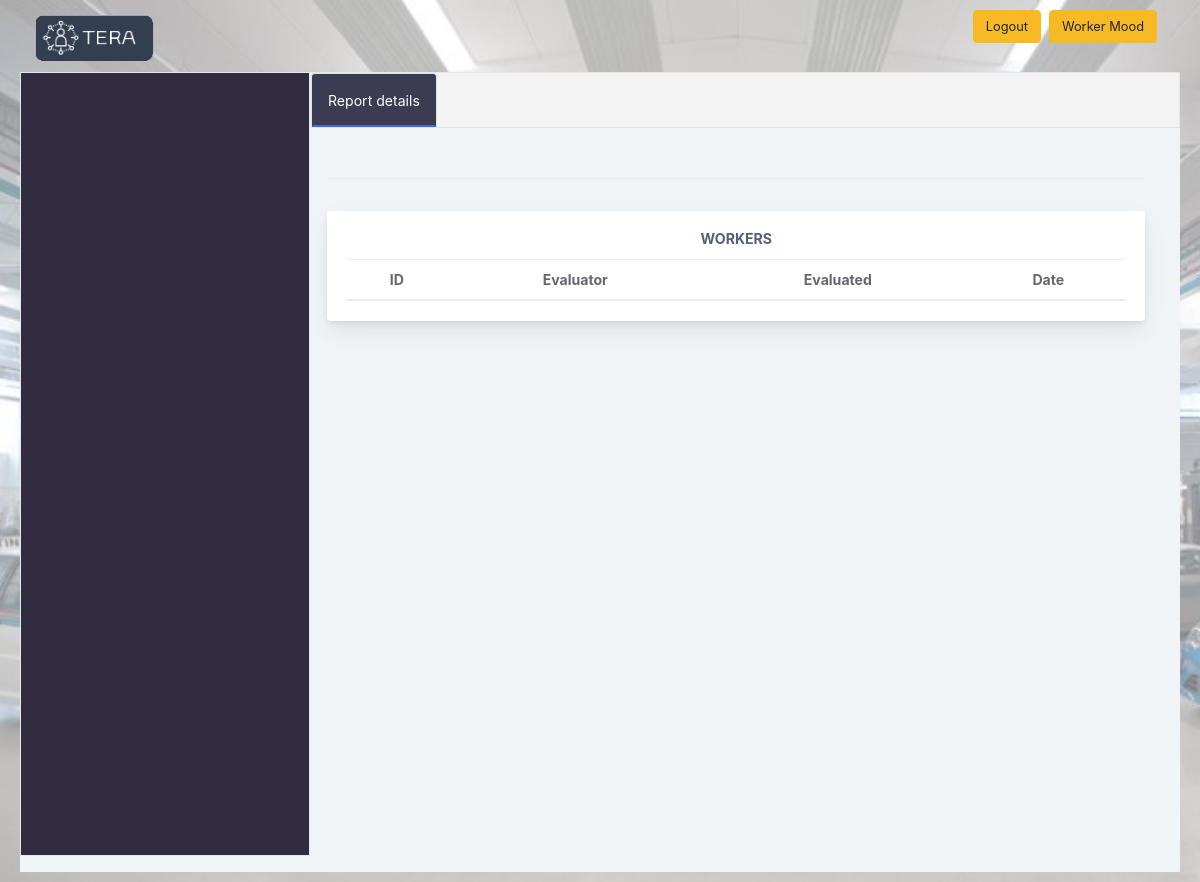
The app's page /seeReports6, older data.
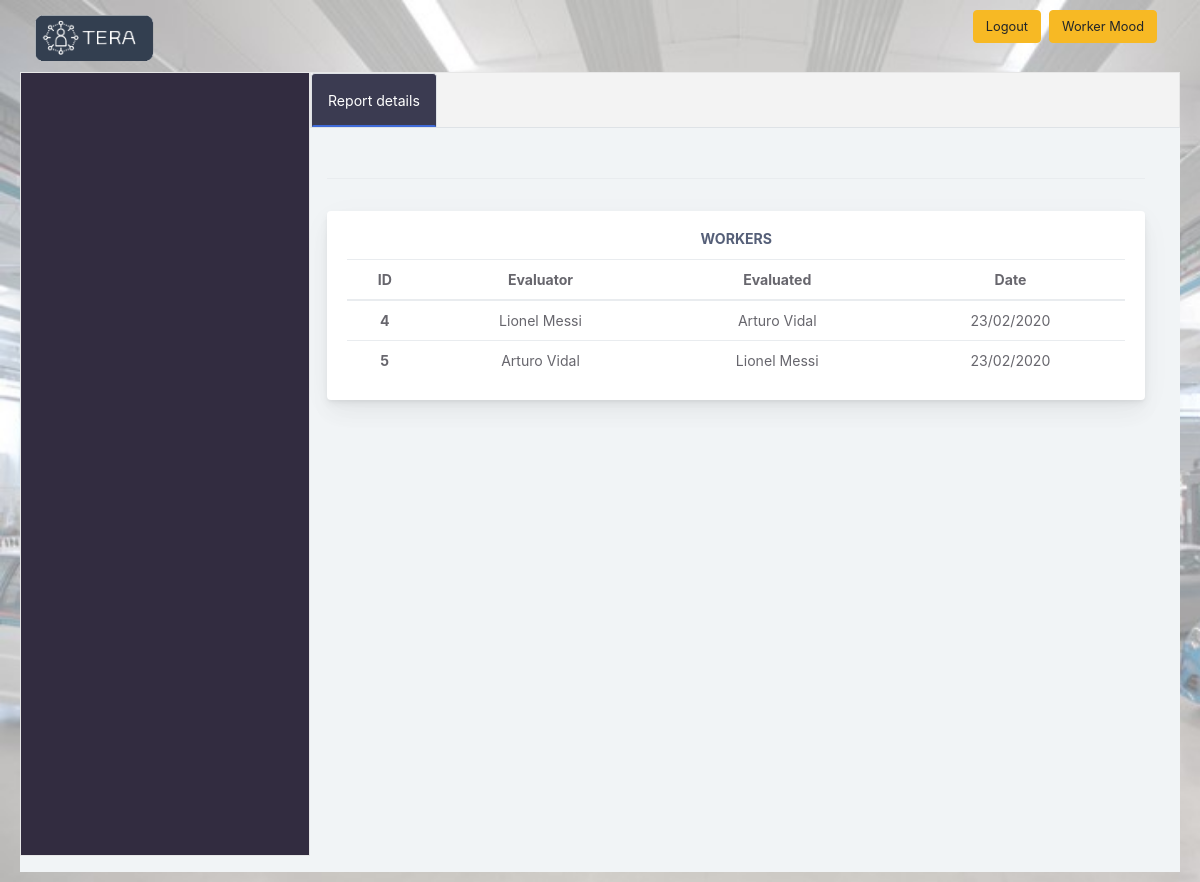
The same page, newer data.
### app.py (models this page shows, shortened)
class Evaluation(db.Model):
    __tablename__='evaluation'
    id = db.Column(db.Integer,primary_key=True)
    id_worker = db.Column(db.Integer,index=True)
    id_worker_ev = db.Column(db.Integer,index=True)
    id_project = db.Column(db.Integer,index=True)
    date = db.Column(db.String(1280),index=True)
    active = db.Column(db.String(128),index=True)

class Worker(db.Model):
    __tablename__= 'worker'
    id = db.Column(db.Integer,primary_key=True)
    name = db.Column(db.String(64),nullable=True)
    first_name = db.Column(db.String(64),nullable=True)
    surename = db.Column(db.String(64),nullable=True)
    date_of_birth = db.Column(db.String(128),nullable=True)
    email = db.Column(db.String(64),nullable=True)
    mobile = db.Column(db.String(64),nullable=True)
    address = db.Column(db.String(128),nullable=True)
    starting_date = db.Column(db.String(128),nullable=True)
    wage = db.Column(db.Integer,nullable=True)
    available = db.Column(db.String(64),nullable=True)
    plant = db.Column(db.String(64),nullable=True)
    username = db.Column(db.String(64),index=True,unique=True)
    password = db.Column(db.String(128),nullable=False)
    role_id = db.Column(db.Integer,db.ForeignKey('role.id'))
    project_id = db.Column(db.Integer,db.ForeignKey('project.id'))

### app.py (the view)
@app.route('/seeReports<id>',methods=['GET'])
def see_more(id):
    sub_query = db.session.query(Worker).subquery()
    evaluations = db.session.query(Project, Evaluation, Worker, sub_query).filter(Evaluation.active == 'Y').filter(Project.id == id).filter(Project.id == Evaluation.id_project).filter(Worker.id == Evaluation.id_worker).filter(sub_query.c.id == Evaluation.id_worker_ev).all()
    return render_template('gtemplates/seeMore.html', ev = evaluations, len = len(evaluations))

### templates/gtemplates/seeMore.html (shortened to what this page needs)
<!doctype html>
<html lang="en">
<head>
    <link href="static/css2/style.css" rel="stylesheet">
<link href="static/css2/main.css" rel="stylesheet">
</head>
<body>
<div class="container-fluid">
    <a class="navbar-brand" href="home" ><img src="static/img/logo2.png" alt="TERA"></a>
    <a href="workerProfile"> <button type="button" style="float: right;" class="btn mr-2 mb-2 btn-warning" >Worker Mood</button> </a>
    <a href="logout"> <button type="button" style="float: right;" class="btn mr-2 mb-2 btn-warning" >Logout</button> </a>
</div>
<div class="app-container app-theme-white body-tabs-shadow fixed-sidebar fixed-header">
    <div class="app-main">
         <ul class="tab-content" style="background-color: #0e071ed6">
             <div class="tab-pane active " id="tab-eg10-0" role="tabpanel" style="color: white">
             </div>
         </ul>
        <div class="app-main__outer">
            <ul class="nav nav-tabs tabs-animated ">
                <li class="nav-item"><a data-toggle="tab" href="#tab-content-0" class="active nav-link"> Report details</a></li>
            </ul>
            <div class="tab-content" >
                <div class="tab-pane active" id="tab-content-0" role="tabpanel">
                  <div class="card-body" style="padding: 0">
                      <div class="divider"></div>
                      <div class="row">
                          <div class="col-lg-6">
                              <div class="main-card mb-3 card">
                                  <div class="card-body"><h5 class="card-title">Workers</h5>
                                      <table class="mb-0 table table-hover">
                                          <thead>
                                          <tr>
                                              <th>ID</th>
                                              <th>Evaluator</th>
                                              <th>Evaluated</th>
                                              <th>Date</th>
                                          </tr>
                                          </thead>
                                          <tbody>
                                          {% for i in range(0, len) %}
                                          <tr>
                                            <th scope="row">{{ev[i][1].id}}</th>
                                              <td>{{ev[i][2].name}}</td>
                                              <td>{{ev[i][4]}}</td>
                                              <td>{{ev[i][1].date}}</td>
                                          </tr>
                                          {% endfor %}
                                          </tbody>
                                      </table>
                                  </div>
                              </div>
                          </div>
                      </div>
                  </div>
              </div>
                </div>
            </div>
        </div>
    </div>
</body>
</html>

### static/css2/style.css (style rules this page uses)
body { padding-top: auto; background: url(../img/background.jpg); background-size: cover; }
ul { position: fixed; top: 30px; width: 25%; }
ul { position: -webkit-sticky; position: sticky; top: 0; }
ul { list-style-type: none; margin: 0; padding: 0; overflow: hidden; background-color: #333; }
li { float: left; }
li a { display: block; color: white; text-align: center; padding: 14px 16px; text-decoration: none; }
ul { border: 1px solid #e7e7e7; background-color: #f3f3f3; }
li a { color: #666; }
.active { background-color: rgba(11, 11, 40, 0.61); }
[class*="col-"] { padding: 1rem; }

### templates/gtemplates/seeMore.html (style rules this page uses)
body { margin: 10px 20px; }
* { box-sizing: border-box }

Row changes from the older to the newer data that the page shows:
added Evaluation: id "4", date "23/02/2020"
added Worker: name "Lionel Messi", name "Lionel Messi"
added Worker: name "Arturo Vidal", name "Arturo Vidal"
added Evaluation: id "5", date "23/02/2020"
